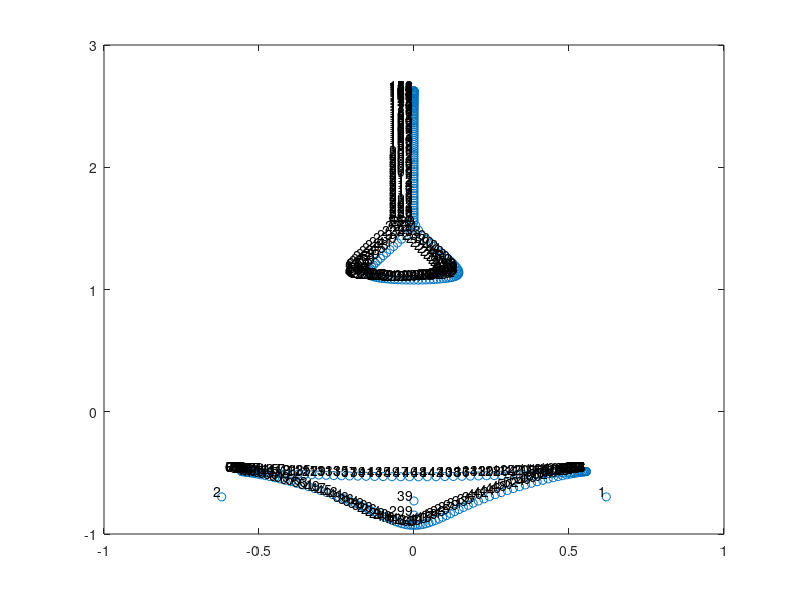
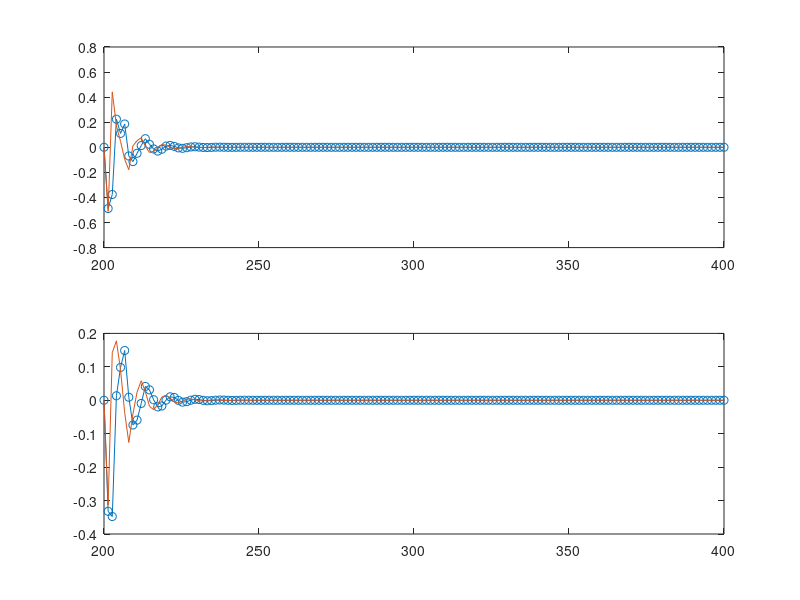

Source code (MATLAB) for these figures, in order:
clc
clear

Am1 = 200;
Am2 = 400;
Nspace2 = 151;

A = linspace(Am1,Am2,Nspace2);
h = (Am2-Am1)/(Nspace2-1);

lam1 = -1/(2*h);
lam2 = 1;
lam3 = 1/(h^2);
lam4 = -2/(h^2);

MATSIZE = 2*Nspace2;
LLHS = zeros(MATSIZE);
RRHS = eye(MATSIZE);
lkg=1;
for i=1:MATSIZE
    for j=1:MATSIZE
        if lkg==3
            lkg=1;
        end
        if lkg==1
            if i==1
                LLHS(i,i)=1;
                RRHS(i,i)=0;
            elseif i==MATSIZE-1
                %LLHS(i,i-2)=-1/h;
                %LLHS(i,i)=1/h;
                %LLHS(i,i+1)=1;
                LLHS(i,i)=3/(2*h);
                LLHS(i,i+1)=1;
                LLHS(i,i-2)=-2/h;
                LLHS(i,i-4)=1/(2*h);
            else
                LLHS(i,i-2)=-1/(2*h);
                LLHS(i,i+1)=1;
                LLHS(i,i+2)=1/(2*h);
            end
        elseif lkg==2
            if i==2
                LLHS(i,i)=1;
                RRHS(i,i)=0;
            elseif i==MATSIZE
                LLHS(i,i)=1;
                RRHS(i,i)=0;
            else
                LLHS(i,i-2)=1/h^2;
                LLHS(i,i-1)=1;
                LLHS(i,i)=-2/(h^2);
                LLHS(i,i+2)=1/(h^2);
                
            end
        end
        
    end
    lkg=lkg+1;
end



[V,D]=eig(LLHS,RRHS);
D=D./1i;

Omegalist = diag(D);

RL = real(Omegalist);
IM = imag(Omegalist);
%%
plot(RL,IM,'o')
hold on
for i = 1:1:length(Omegalist)
    text(RL(i), IM(i), num2str(i), 'VerticalAlignment','bottom', 'HorizontalAlignment','right');
end
%%
figure()
TRY=53;
for i=1:MATSIZE/2
    AlphaH(i,1)=V((i-1)*2+1,TRY);
    AlphaU(i,1)=V((i-1)*2+2,TRY);
end

subplot(2,1,1)
plot(A(1:end),real(AlphaH),'-o')
hold on
plot(A(1:end),imag(AlphaH))
hold on

subplot(2,1,2)
plot(A(1:end),real(AlphaU),'-o')
hold on
plot(A(1:end),imag(AlphaU))
hold on
